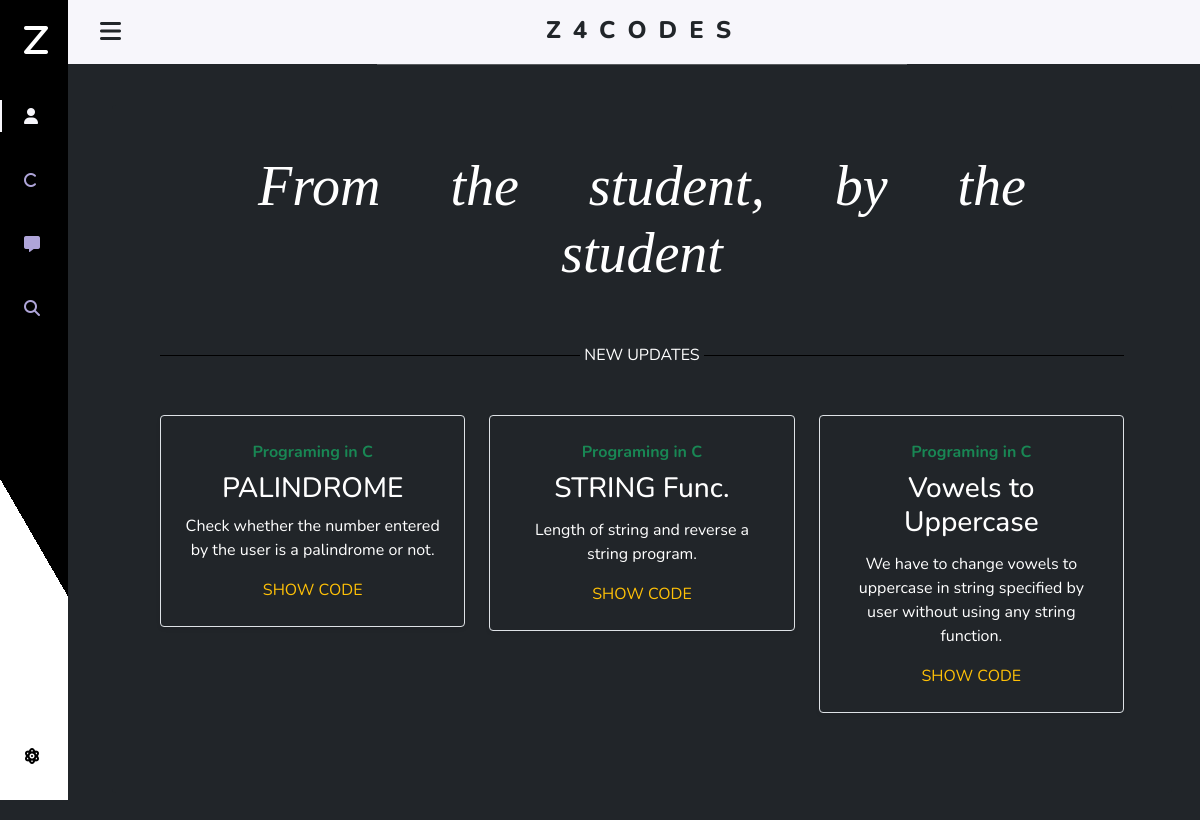
The app's page /, older data.
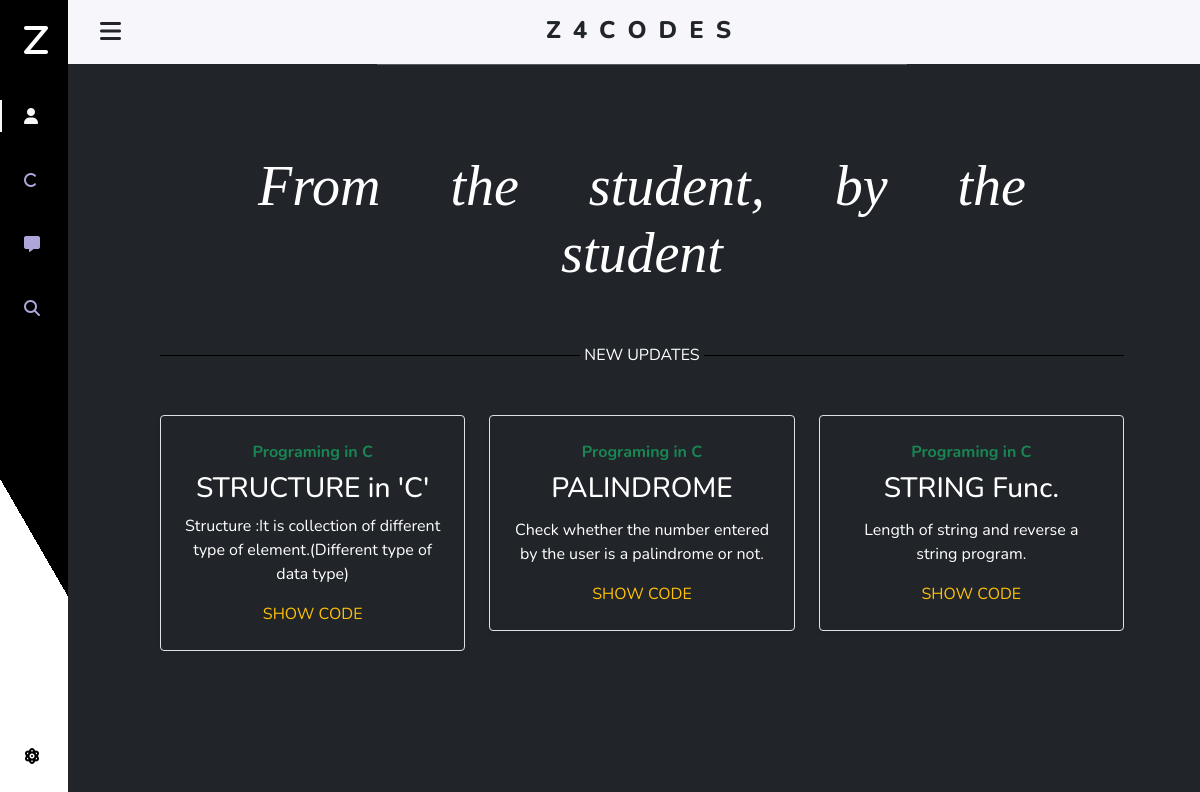
The same page, newer data.
### codes/models.py (models this page shows)
class newcodes(models.Model):
    user_id = models.AutoField
    fullname = models.CharField(max_length=200)
    codefile = models.FileField(upload_to ='programs/')
    description = models.CharField(max_length=2000,default='')
    codeurl = models.URLField(max_length=2000,default='')
    def __str__(self) -> str:
        return self.fullname

### codes/views.py (the view)
# urls.py: path('', views.Home),
def Home(request):
    programs=newcodes.objects.all();
    print(programs[len(programs)-2])
    param={'programs':programs,'range':range(0,len(programs),-1),'first':programs[len(programs)-1],'second':programs[len(programs)-2],'third':programs[len(programs)-3]}
    return render(request,"trial.html",param)

### templates/trial.html (shortened to what the changed rows need)
<!doctype html>
<html lang="en">
  <head>
    {% load static %}
    <link href="https://cdn.jsdelivr.net/npm/bootstrap@5.1.3/dist/css/bootstrap.min.css" rel="stylesheet">
    <link rel="stylesheet" href="https://cdnjs.cloudflare.com/ajax/libs/font-awesome/6.1.1/css/all.min.css" />
  </head>
  <body id="body-pd" class="bg-dark">
    <div id="app">
        <header class="header" id="header">
            <div class="container text-center">
                <h2 class="ml13 mt-1"> <a href="/" class="active text-black">Z4CODES</a></h2>
            </div>
        </header>
        <div class="height-100">
            <div class="container text-center text-white">
                <div v-if="maincontent">
                        <div class="pl-5 p-4 p-md-5 mb-4 text-white rounded bg-dark text-center">
                            <div class="row text-center">
                                <div class="col-12 col-md-12 px-0">
                                    <h1 class="display-4 fst-italic" style="font-family:emoji;">From the student, by the student</h1>
                                </div>
                            </div>
                            <div class="row mt-5 mb-2">
                                <div class="col-md-4">
                                  <div class="row g-0 border rounded overflow-hidden flex-md-row mb-4 shadow-sm h-md-250 position-relative">
                                    <div class="col p-4 d-flex flex-column position-static">
                                      <strong class="d-inline-block mb-2 text-success">Programing in C</strong>
                                      <h3 class="">{{first.fullname}}</h3>
                                      <p class="mt-1card-text mb-auto">{{first.description}}</p>
                                      <a href="/showcode/{{first.id}}" class="stretched-link text-warning mt-3">SHOW CODE</a>
                                    </div>
                                  </div>
                                </div>
                                <div class="col-md-4">
                                  <div class="row g-0 border rounded overflow-hidden flex-md-row mb-4 shadow-sm h-md-250 position-relative">
                                    <div class="col p-4 d-flex flex-column position-static">
                                      <strong class="d-inline-block mb-2 text-success">Programing in C</strong>
                                      <h3 class="">{{second.fullname}}</h3>
                                      <p class="mt-1 mb-auto">{{second.description}}</p>
                                      <a href="/showcode/{{second.id}}" class="stretched-link text-warning mt-3">SHOW CODE</a>
                                    </div>
                                  </div>
                                </div>
                                <div class="col-md-4">
                                    <div class="row g-0 border rounded overflow-hidden flex-md-row mb-4 shadow-sm h-md-250 position-relative">
                                      <div class="col p-4 d-flex flex-column position-static">
                                        <strong class="d-inline-block mb-2 text-success">Programing in C</strong>
                                        <h3 class="">{{third.fullname}}</h3>
                                        <p class=" mt-1 mb-auto">{{third.description}}</p>
                                        <a  href="/showcode/{{third.id}}" class="stretched-link text-warning mt-3">SHOW CODE</a>
                                      </div>
                                    </div>
                                  </div>
                              </div>
                        </div>
                    </div>
                </div>
            </div>
        </div>
  </body>
</html>

Row changes from the older to the newer data that the page shows:
no longer on this page (row unchanged): newcodes: fullname "Vowels to Uppercase", description "We have to change vowels to uppercase in string specified by user without using any string function."
added newcodes: fullname "STRUCTURE in 'C'", description "Structure :It is collection of different type of element.(Different type of data type)"
Text that changed along with them:
{{ second.fullname }}: "STRING Func." → "PALINDROME"
{{ second.description }}: "Length of string and reverse a string program." → "Check whether the number entered by the user is a palindrome or not."
{{ third.fullname }}: "Vowels to Uppercase" → "STRING Func."
{{ third.description }}: "We have to change vowels to uppercase in string specified by user without using any string function." → "Length of string and reverse a string program."
{{ first.fullname }}: "PALINDROME" → "STRUCTURE in 'C'"
{{ first.description }}: "Check whether the number entered by the user is a palindrome or not." → "Structure :It is collection of different type of element.(Different type of data type)"
